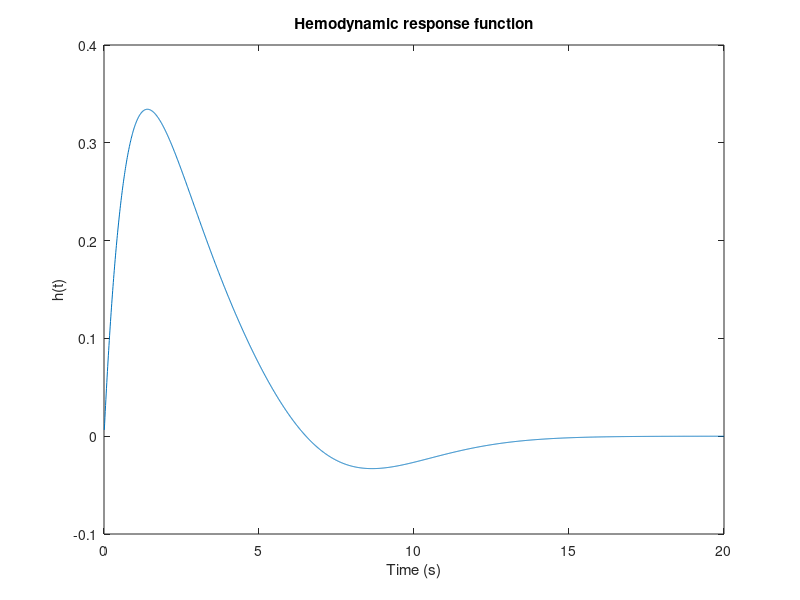
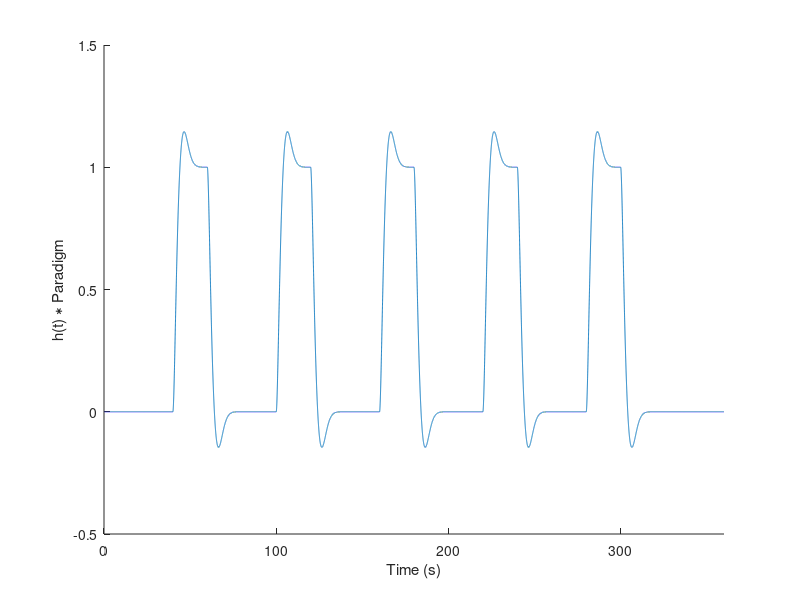
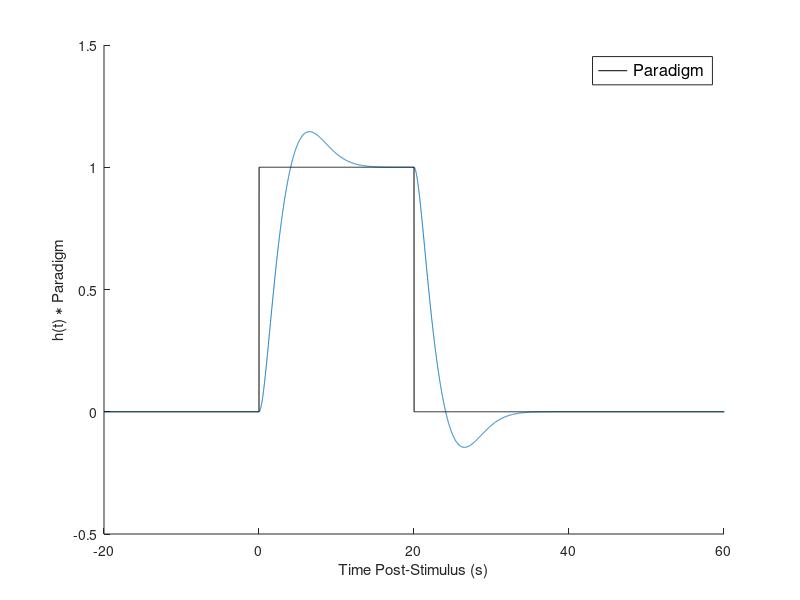

These figures' MATLAB source, in order:
%% Difference of two gamma functions hrf proposed by Glover (1999)

%% Clear all workspaces
clear all;
close all;

%% Set the parameter values of the hrf
% a = 0.3; % Constant between 0 and 1, which measures the magnitude of the negative dip.
% n1 = 5; lambda1 = 2; n2 = 7; lambda2 = 2;
a = 0.3; n1 = 2; lambda1 = 0.5; n2 = 2; lambda2 = 1; % 1

a = 0.16; n1 = 2; lambda1 = 0.9; n2 = 13; lambda2 = 0.6; % hrf1
a = 0.187; n1 = 2; lambda1 = 1.15; n2 = 13; lambda2 = 0.615; % hrf2
a = 0.214; n1 = 2; lambda1 = 1.4; n2 = 13; lambda2 = 0.648; % hrf3
% a = 0.239; n1 = 2; lambda1 = 1.65; n2 = 13; lambda2= 0.69; % hrf4
% a = 0.261; n1 = 2; lambda1 = 1.9; n2 = 13; lambda2 = 0.737; % hrf5
% a = 0.280; n1 = 2; lambda1 = 2.15; n2 = 13; lambda2 = 0.788; % hrf6
% a = 0.297; n1 = 2; lambda1 = 2.4; n2 = 13; lambda2 = 0.840; % hrf7
% a = 0.311; n1 = 2; lambda1 = 2.65; n2 = 13; lambda2 = 0.894; % hrf8
% a = 0.324; n1 = 2; lambda1 = 2.9; n2 = 13; lambda2 = 0.95; % hrf9

%% Define the time axis, i.e., from 0 to 20 sec in .01 sec increments
thrf = 0.01:0.01:20;

% Create the hrf (one gamma function primarily models the early peak in the hrf, another gamma function primarily models the late dip)
hrf = (thrf.^(n1-1)).*exp(-thrf/lambda1)/((lambda1^n1)*factorial(n1-1))-a*(thrf.^(n2-1)).*exp(-thrf/lambda2)/((lambda2^n2)*factorial(n2-1));
C = trapz(thrf, hrf); % Integral of the hrf, in order to guarantee that the area under the hrf is 1.
hrf = hrf/C;
% C = trapz(thrf, hrf) % Check that hrf is normalized

% Plot the hrf
figure(1); plot(thrf,hrf); hold on;
xlabel('Time (s)'); ylabel('h(t)');
title('Hemodynamic response function');

%% Define the boxcar function (boxcar models of hypothetical neural activation that persist for 20 seconds)
tbox = 0.01:0.01:340;
box = [zeros(1,4000),ones(1,2000), zeros(1,4000),ones(1,2000), zeros(1,4000),ones(1,2000), zeros(1,4000),ones(1,2000), zeros(1,4000),ones(1,2000), zeros(1,4000)];

% Compute the convolution. Divide by 100 to set time unit at .01 sec
tBOLD=0.01:0.01:(length(thrf)+length(tbox)-1)/100;
BOLD = conv(box,hrf)/100;

% Plot the predicted BOLD response
figure(2);
hold on;plot(tBOLD,BOLD);axis([0 (length(hrf)+length(box)-1)/100 -0.5 1.5]); hold on;
set(gcf,'Position',[1,457,1280,241]);
xlabel('Time (s)');
ylabel('h(t) \ast Paradigm');

%% Calculate peaks and time-of-peak
[~,i]=max(hrf);i*0.01-0.01 % tpeak (hrf)
[h,i]=max(BOLD);i*0.01-0.01-40 % tpeak (BOLD)
h % peak (BOLD)

%% Define the boxcar function (boxcar model of hypothetical neural activation that persists for 20 seconds)
tbox = -20+0.01:0.01:60;
box = [zeros(1,2000),ones(1,2000), zeros(1,4000)];

% Compute the convolution. Divide by 100 to set time unit at .01 sec
tBOLD=-20+0.01:0.01:(length(thrf)+length(tbox)-1)/100-20;
BOLD = conv(box,hrf)/100;

% Plot the predicted BOLD response
figure(3);
hold on;plot(tBOLD,BOLD);axis([-20 60 -0.5 1.5]); hold on;
xlabel('Time Post-Stimulus (s)');
ylabel('h(t) \ast Paradigm');
a1=plot(tbox,box,'Color','k');
legend(a1,{'Paradigm'},'FontSize',12,'Location','northeast');